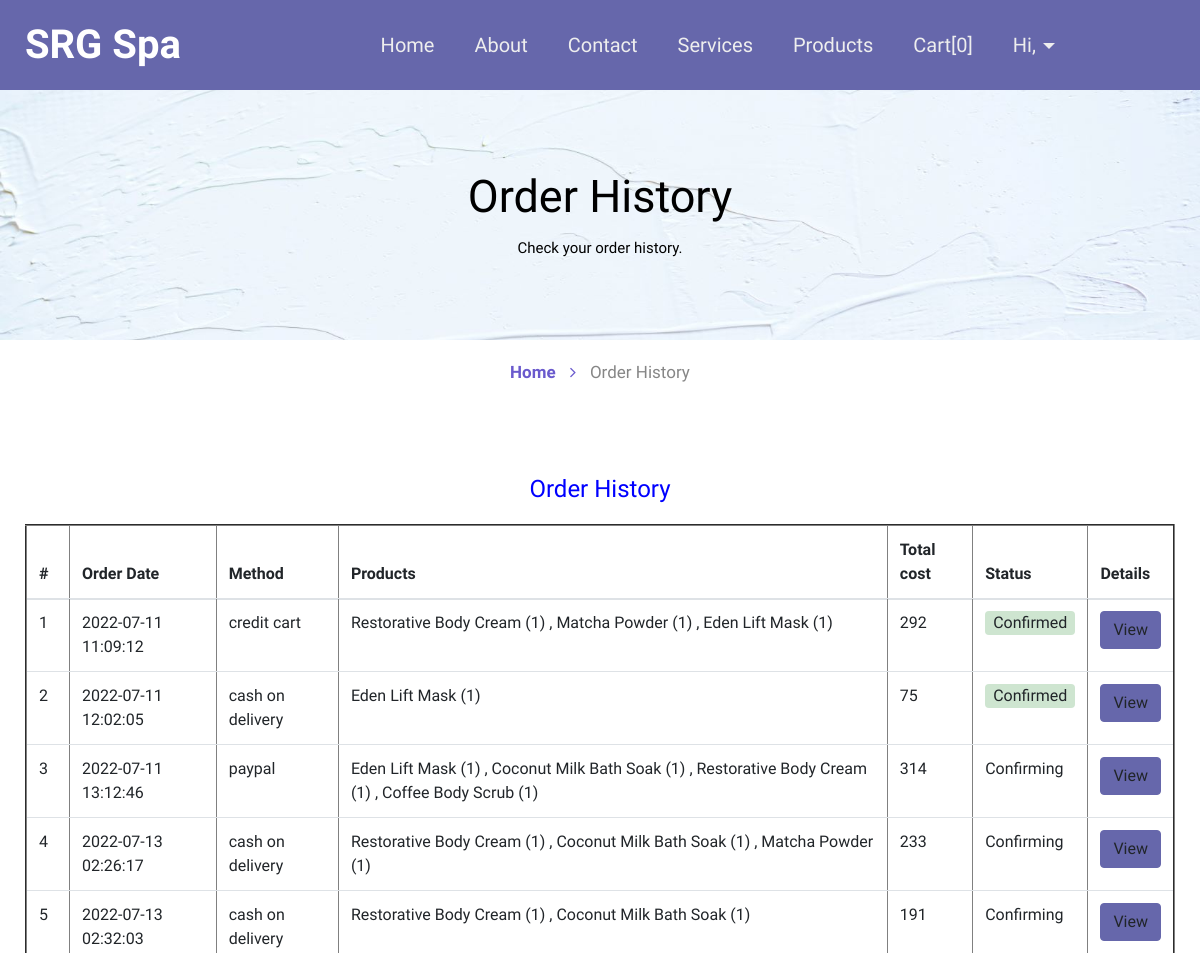
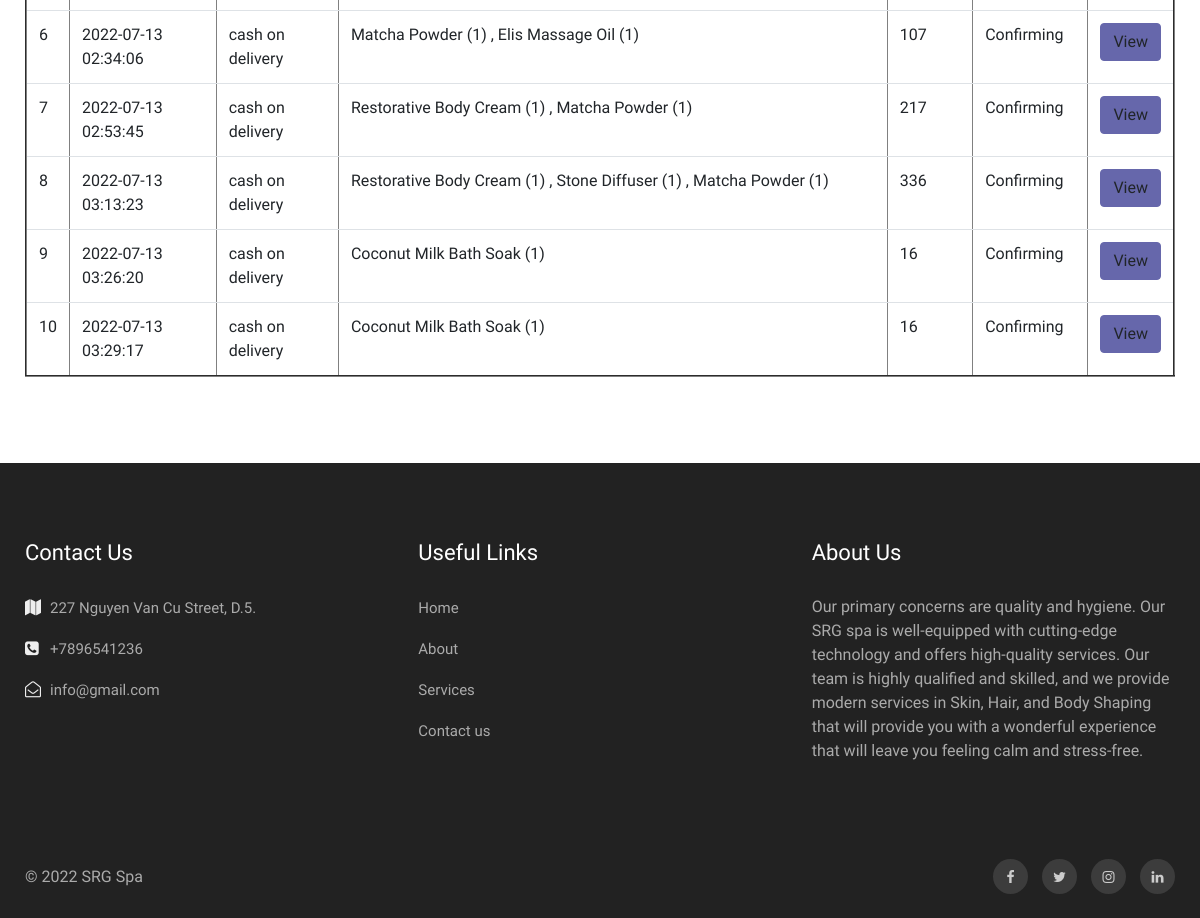
The page /bpms1/order-history.php (signed in) on the database its author committed (2 pictures, top to bottom).
### tables this page shows
CREATE TABLE IF NOT EXISTS `tblorder` (
  `ID` int(255) NOT NULL AUTO_INCREMENT,
  `Name` varchar(100) NOT NULL,
  `Phone` varchar(12) NOT NULL,
  `Email` varchar(255) NOT NULL,
  `Method` varchar(50) NOT NULL,
  `HomeNo` varchar(50) NOT NULL,
  `Street` varchar(100) NOT NULL,
  `Ward` varchar(100) NOT NULL,
  `City` varchar(100) NOT NULL,
  `Total_prod` varchar(255) NOT NULL,
  `Total_cost` varchar(255) NOT NULL,
  `Date` timestamp NOT NULL DEFAULT CURRENT_TIMESTAMP,
  `Status` varchar(255) DEFAULT NULL,
  PRIMARY KEY (`ID`)
);

CREATE TABLE IF NOT EXISTS `tblpage` (
  `ID` int(10) NOT NULL AUTO_INCREMENT,
  `PageType` varchar(200) DEFAULT NULL,
  `PageTitle` mediumtext,
  `PageDescription` mediumtext,
  `Email` varchar(200) DEFAULT NULL,
  `MobileNumber` bigint(10) DEFAULT NULL,
  `UpdationDate` date DEFAULT NULL,
  `Timing` varchar(200) NOT NULL,
  PRIMARY KEY (`ID`)
);

### bpms1/order-history.php (the view, shortened to what this page needs)
<?php
include('includes/dbconnection.php');
if (strlen($_SESSION['bpmsuid']==0)) {
    header('location:logout.php');
} else{
?>
<!doctype html>
<html lang="en">
    <head>
    <link rel="stylesheet" href="assets/css/style-starter.css">
    </head>
    <body id="home">
<?php include_once('includes/header.php');?>
<section class="w3l-inner-banner-main">
    <div class="about-inner contact ">
        <div class="container">
            <div class="main-titles-head text-center">
                <h3 class="header-name ">Order History</h3>
                <p class="tiltle-para ">Check your order history.</p>
            </div>
        </div>
    </div>
    <div class="breadcrumbs-sub">
        <div class="container">
            <ul class="breadcrumbs-custom-path">
                <li class="right-side propClone"><a href="index.php" class="">Home <span class="fa fa-angle-right" aria-hidden="true"></span></a> <p></li>
                <li class="active ">Order History</li>
            </ul>
        </div>
    </div>
</section>
<section class="w3l-contact-info-main" id="contact">
    <div class="contact-sec	">
        <div class="container">
            <div>
                <div class="cont-details">
                   <div class="table-content table-responsive cart-table-content m-t-30">
                    <h4 style="padding-bottom: 20px;text-align: center;color: blue;">Order History</h4>
                        <table border="2" class="table">
                            <thead class="gray-bg" >
                                <tr>
                                    <th>#</th>
                                    <th>Order Date</th>
                                    <th>Method</th>
                                    <th>Products</th>
                                    <th>Total cost</th>
                                    <th>Status</th>
                                    <th>Details</th>
                                </tr>
                            </thead>
                            <tbody>
                                <tr>
                                <?php
                                $query = mysqli_query($con,"SELECT * FROM tblorder");
                                $cnt=1;
                                while($row=mysqli_fetch_array($query))
                                { ?>
                                <tr>
                                    <td><?php echo $cnt;?></td>
                                    <td><?php echo $row['Date'];?></td>
                                    <td><p> <?php echo $row['Method'];?> </p></td>
                                    <td><?php echo $row['Total_prod'];?></td>
                                    <td><?php echo $row['Total_cost'];?></td>
                                    <?php if($row['Status']==""){ ?>
                                    <td class="font-w600 "><?= "Confirming";?></td>
                                    <?php } else { ?>
                                    <td><p class="rounded px-2" style="background-color: #CEE5D0;"><?php  echo $row['Status'];?></p></td><?php } ?>
                                    <td><a href="order-details.php?ID=<?php echo $row['ID'];?>" class="btn btn-primary">View</a></td>
                                </tr>
                                <?php $cnt=$cnt+1; } ?>
                            </tbody>
                        </table>
                    </div>
                </div>
            </div>
        </div>
    </div>
</section>
<?php include_once('includes/footer.php');?>
</body>
</html><?php } ?>

### bpms1/includes/footer.php (shortened to what this page needs)
<section class="w3l-footer-29-main">
    <div class="footer-29 py-5">
      <div class="container py-lg-4">
        <div class="row footer-top-29">
          <div class="col-lg-4 col-md-6 col-sm-8 footer-list-29 footer-1">
            <h6 class="footer-title-29">Contact Us</h6>
            <ul>
              <?php
$ret=mysqli_query($con,"select * from tblpage where PageType='contactus' ");
while ($row=mysqli_fetch_array($ret)) {
?>
              <li>
                <span class="fa fa-map"></span> <p><?php  echo $row['PageDescription'];?>.</p>
              </li>
              <li><span class="fa fa-phone-square"></span><a href="tel:+7-800-999-800"> +<?php  echo $row['MobileNumber'];?></a></li>
              <li><span class="fa fa-envelope-open-o"></span><a href="mailto:srgspa@mail.com" class="mail">
                  <?php  echo $row['Email'];?></a></li><?php } ?>
            </ul>
          </div>
          <div class="col-lg-4 col-md-6 col-sm-4 footer-list-29 footer-2 ">
            <ul>
              <h6 class="footer-title-29">Useful Links</h6>
              <li><a href="index.php">Home</a></li>
              <li><a href="about.php">About</a></li>
              <li><a href="services.php"> Services</a></li>
              <li><a href="contact.php">Contact us</a></li>
            </ul>
          </div>
          <div class="col-lg-4 col-md-6 col-sm-7 footer-list-29 footer-4">
            <?php
$ret=mysqli_query($con,"select * from tblpage where PageType='aboutus' ");
while ($row=mysqli_fetch_array($ret)) {
?>
            <h6 class="footer-title-29"><?php  echo $row['PageTitle'];?> </h6>
            <p><?php  echo $row['PageDescription'];?></p><?php } ?>
          </div>
        </div>
      </div>
    </div>
  </section>
  <section class="w3l-footer-29-main w3l-copyright">
    <div class="container">
      <div class="row bottom-copies">
        <p class="col-lg-8 copy-footer-29">© 2022  SRG Spa </p>
        <div class="col-lg-4 main-social-footer-29">
          <a href="#facebook" class="facebook"><span class="fa fa-facebook"></span></a>
          <a href="#twitter" class="twitter"><span class="fa fa-twitter"></span></a>
          <a href="#instagram" class="instagram"><span class="fa fa-instagram"></span></a>
          <a href="#linkedin" class="linkedin"><span class="fa fa-linkedin"></span></a>
        </div>
      </div>
    </div>
  </section>

### rows shown on the page
tblorder: Date "2022-07-11 11:09:12", Method "credit cart", Total_prod "Restorative Body Cream (1) , Matcha Powder (1) , Eden Lift Mask (1)", Total_cost "292", Status "Confirmed"
tblorder: Date "2022-07-11 12:02:05", Method "cash on delivery", Total_prod "Eden Lift Mask (1)", Total_cost "75", Status "Confirmed"
tblorder: Date "2022-07-11 13:12:46", Method "paypal", Total_prod "Eden Lift Mask (1) , Coconut Milk Bath Soak (1) , Restorative Body Cream (1) , Coffee Body Scrub (1)", Total_cost "314", shows "Confirming"
tblorder: Date "2022-07-13 02:26:17", Method "cash on delivery", Total_prod "Restorative Body Cream (1) , Coconut Milk Bath Soak (1) , Matcha Powder (1)", Total_cost "233", shows "Confirming"
tblorder: Date "2022-07-13 02:32:03", Method "cash on delivery", Total_prod "Restorative Body Cream (1) , Coconut Milk Bath Soak (1)", Total_cost "191", shows "Confirming"
tblorder: Date "2022-07-13 02:34:06", Method "cash on delivery", Total_prod "Matcha Powder (1) , Elis Massage Oil (1)", Total_cost "107", shows "Confirming"
tblorder: Date "2022-07-13 02:53:45", Method "cash on delivery", Total_prod "Restorative Body Cream (1) , Matcha Powder (1)", Total_cost "217", shows "Confirming"
tblorder: Date "2022-07-13 03:13:23", Method "cash on delivery", Total_prod "Restorative Body Cream (1) , Stone Diffuser (1) , Matcha Powder (1)", Total_cost "336", shows "Confirming"
tblorder: Date "2022-07-13 03:26:20", Method "cash on delivery", Total_prod "Coconut Milk Bath Soak (1)", Total_cost "16", shows "Confirming"
tblorder: Date "2022-07-13 03:29:17", Method "cash on delivery", Total_prod "Coconut Milk Bath Soak (1)", Total_cost "16", shows "Confirming"
tblpage: PageDescription "227 Nguyen Van Cu Street, D.5", MobileNumber "7896541236", Email "info@gmail.com"
tblpage: PageTitle "About Us", PageDescription "Our primary concerns are quality and hygiene. Our SRG spa is well-equipped with cutting-edge technology and offers high-quality services. Our team is highly qualified and skilled, and we provide modern services in Skin, Hair, and Body Shaping that will provide you with a wonderful experience that will leave you feeling calm and stress-free."

### other values the page prints
$row_count "0"
